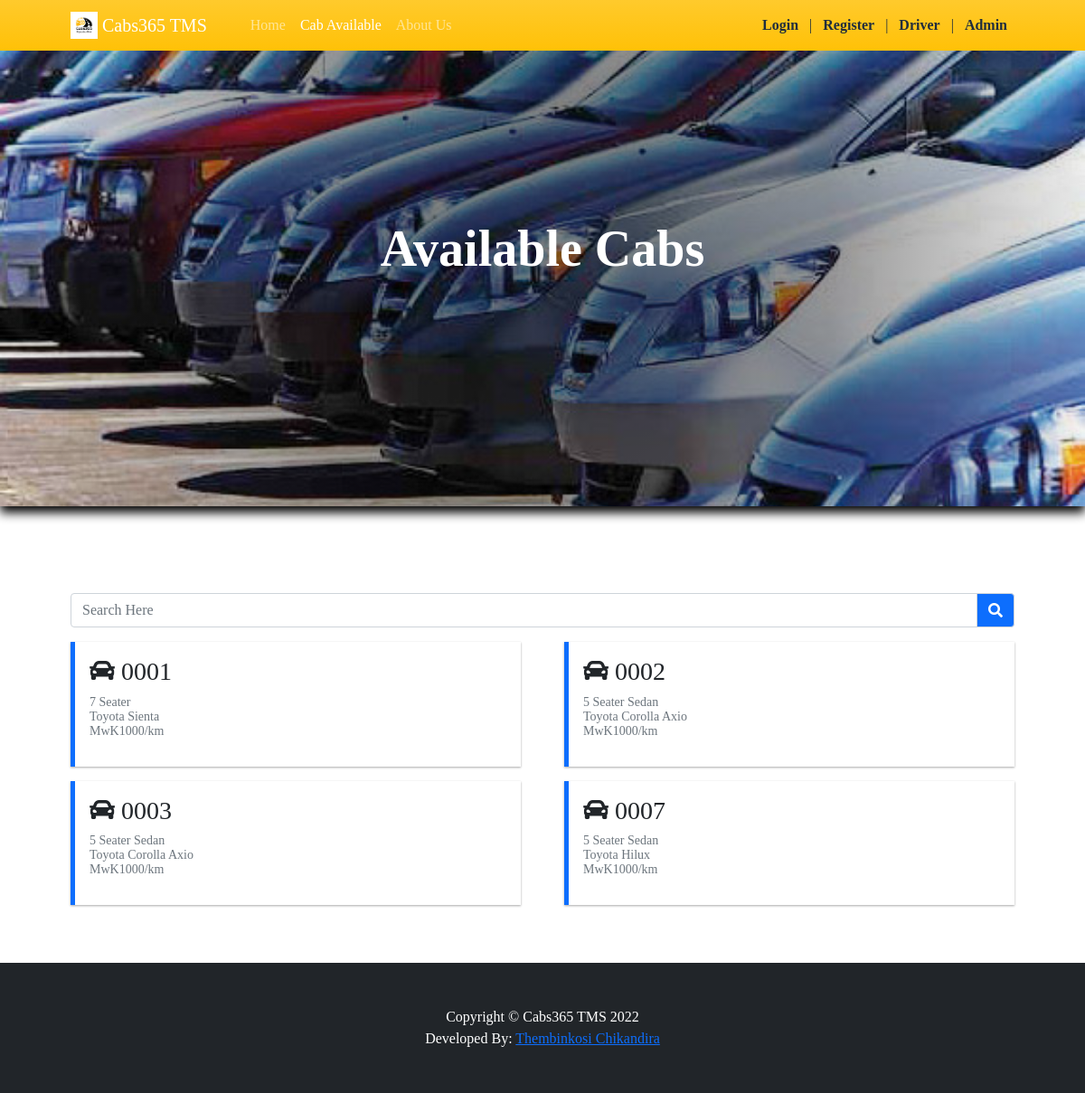
/?p=cab_available, run on the app's committed database.
### tables this page shows
CREATE TABLE `cab_list` (
  `id` int(30) NOT NULL,
  `reg_code` varchar(100) NOT NULL,
  `category_id` int(30) NOT NULL,
  `cab_reg_no` varchar(200) NOT NULL,
  `body_no` varchar(100) NOT NULL,
  `cab_model` text NOT NULL,
  `cab_driver` text NOT NULL,
  `driver_contact` text NOT NULL,
  `driver_address` text NOT NULL,
  `password` text NOT NULL,
  `image_path` text DEFAULT NULL,
  `status` tinyint(1) NOT NULL DEFAULT 1,
  `delete_flag` tinyint(1) NOT NULL DEFAULT 0,
  `date_created` datetime NOT NULL DEFAULT current_timestamp(),
  `date_updated` datetime DEFAULT NULL ON UPDATE current_timestamp(),
  `price` char(150) NOT NULL
);

CREATE TABLE `category_list` (
  `id` int(30) NOT NULL,
  `name` text NOT NULL,
  `description` text NOT NULL,
  `delete_flag` tinyint(1) NOT NULL DEFAULT 0,
  `status` tinyint(1) NOT NULL DEFAULT 1,
  `date_created` datetime NOT NULL DEFAULT current_timestamp(),
  `date_updated` datetime DEFAULT NULL ON UPDATE current_timestamp()
);

### classes/DBConnection.php (called while the page is built, shortened)
<?php
class DBConnection{
    private $host = DB_SERVER;
    private $username = DB_USERNAME;
    private $password = DB_PASSWORD;
    private $database = DB_NAME;
    public $conn;
    public function __construct(){
        if (!isset($this->conn)) {
            $this->conn = new mysqli($this->host, $this->username, $this->password, $this->database);
        }
    }
}
?>

### classes/SystemSettings.php (called while the page is built, shortened)
<?php
class SystemSettings extends DBConnection{
	function userdata($field = ''){
		if(!empty($field)){
			if(isset($_SESSION['userdata'][$field]))
				return $_SESSION['userdata'][$field];
			else
				return null;
		}else{
			return false;
		}
	}
	function info($field=''){
		if(!empty($field)){
			if(isset($_SESSION['system_info'][$field]))
				return $_SESSION['system_info'][$field];
			else
				return false;
		}else{
			return false;
		}
	}
}
$_settings = new SystemSettings();
?>

### config.php (called while the page is built, shortened)
<?php
require_once('classes/DBConnection.php');
require_once('classes/SystemSettings.php');
function validate_image($file){
    $file = explode("?",$file)[0];
	if(!empty($file)){
		if(is_file(base_app.$file)){
			return base_url.$file;
		}else{
			return base_url.'dist/img/no-image-available.png';
		}
	}else{
		return base_url.'dist/img/no-image-available.png';
	}
}
?>

### cab_available.php (the view, shortened to what this page needs)
 <header class="bg-dark py-5" id="main-header">
    <div class="container h-100 d-flex align-items-center justify-content-center w-100">
        <div class="text-center text-white w-100">
            <h1 class="display-4 fw-bolder">Available Cabs</h1>
        </div>
    </div>
</header>
<section class="py-5">
    <div class="container px-4 px-lg-5 mt-5">
        <div class="row">
            <div class="col-md-12">
                <div class="form-group">
                <div class="input-group mb-3">
                    <input type="search" id="search" class="form-control" placeholder="Search Here" aria-label="Search Here" aria-describedby="basic-addon2">
                    <div class="input-group-append">
                        <span class="input-group-text bg-primary" id="basic-addon2"><i class="fa fa-search"></i></span>
                    </div>
                </div>
                </div>
                <div class="row gx-4 gx-lg-5 row-cols-1 row-cols-sm-1 row-cols-md-2 row-cols-xl-2" id="cab_list">
                    <?php
                    $cabs = $conn->query("SELECT c.*, cc.name as category FROM `cab_list` c inner join category_list cc on c.category_id = cc.id where c.delete_flag = 0 and c.id not in (SELECT cab_id FROM `booking_list` where `status` in (0,1,2)) order by c.`reg_code`");
                    while($row= $cabs->fetch_assoc()):
                    ?>
                    <a class="col item text-decoration-none text-dark book_cab" href="javascript:void(0)" data-id="<?php echo $row['id'] ?>" data-bodyno="<?php echo $row['body_no'] ?>">
                        <div class="callout callout-primary border-primary rounded-0">
                            <dl>
                                <dt class="h3"><i class="fa fa-car"></i> <?php echo $row['body_no'] ?></dt>
                                <dd class="truncate-3 text-muted lh-1">
                                    <small><?php echo $row['category'] ?></small><br>
                                    <small><?php echo $row['cab_model'] ?></small><br>
                                    <small>MwK<?php echo $row['price'] ?></small>
                                </dd>
                            </dl>
                        </div>
                    </a>
                    <?php endwhile; ?>
                </div>
            </div>
        </div>
    </div>
</section>

### index.php (shortened to what this page needs)
<?php require_once('config.php'); ?>
<!DOCTYPE html>
<html lang="en">
<?php require_once('inc/header.php') ?>
<body>
<?php $page = isset($_GET['p']) ? $_GET['p'] : 'home';  ?>
<?php require_once('inc/topBarNav.php') ?>
<?php
    if(!file_exists($page.".php") && !is_dir($page)){
        include '404.html';
    }else{
      if(is_dir($page))
        include $page.'/index.php';
      else
        include $page.'.php';
    }
?>
<?php require_once('inc/footer.php') ?>
</body>
</html>

### inc/topBarNav.php (shortened to what this page needs)
<nav class="navbar navbar-expand-lg navbar-light bg-gradient-warning fixed-top" id="topNavBar">
            <div class="container px-4 px-lg-5 ">
                <a class="navbar-brand" href="./">
                <img src="<?php echo validate_image($_settings->info('logo')) ?>" width="30" height="30" class="d-inline-block align-top" alt="" loading="lazy">
                <?php echo $_settings->info('short_name') ?>
                </a>
                <div class="collapse navbar-collapse" id="navbarSupportedContent">
                    <ul class="navbar-nav me-auto mb-2 mb-lg-0 ms-lg-4">
                        <li class="nav-item"><a class="nav-link <?= isset($page) && $page == 'home'? "active" : '' ?>" aria-current="page" href="./">Home</a></li>
                        <li class="nav-item"><a class="nav-link <?= isset($page) && $page == 'cab_available'? "active" : '' ?>" href="./?p=cab_available">Cab Available</a></li>
                        <li class="nav-item"><a class="nav-link <?= isset($page) && $page == 'about'? "active" : '' ?>" href="./?p=about">About Us</a></li>
                    </ul>
                </div>
                <div>
                  <?php if($_settings->userdata('id') > 0 && $_settings->userdata('login_type') == 2): ?>
                    <div class="d-flex align-items-end">
                      <div class="navbar-nav nav-item dropdown">
                        <a class="nav-link dropdown-toggle" href="#" id="navbarDropdownMenuLink" role="button" data-toggle="dropdown" aria-haspopup="true" aria-expanded="false">
                          <span><img src="<?= validate_image($_settings->userdata('image_path')) ?>" alt="user_avatar" id="user_avatar" class="img-fluid img-thumbnail rounded-circle border-dark"></span> Hello, <?= $_settings->userdata('email') ?>
                        </a>
                        <div class="dropdown-menu" aria-labelledby="navbarDropdownMenuLink">
                          <a class="dropdown-item" href="./?p=booking_list">My Bookings</a>
                          <a class="dropdown-item" href="./?p=manage_account">Manage Account</a>
                          <a class="dropdown-item" href="./classes/Login.php?f=logout_client">Logout</a>
                        </div>
                      </div>
                    </div>
                  <?php else: ?>
                    <a href="./login.php" class="text-reset text-decoration-none mx-2"><b>Login</b></a> |
                    <a href="./register.php" class="text-reset text-decoration-none mx-2"><b>Register</b></a> |
                    <a href="./driver/login.php" class="text-reset text-decoration-none mx-2"><b>Driver</b></a> |
                    <a href="./admin/login.php" class="text-reset text-decoration-none mx-2"><b>Admin</b></a>
                  <?php endif; ?>
                </div>
            </div>
        </nav>

### inc/footer.php (shortened to what this page needs)
<footer class="py-5 bg-dark">
            <div class="container">
              <p class="m-0 text-center text-white">Copyright &copy; <?php echo $_settings->info('short_name') ?> 2022</p>
              <p class="m-0 text-center text-white">Developed By: <a href="thembinkosichikandira@gmail.com">Thembinkosi Chikandira</a></p>
          </div>
        </footer>

### data on the page
cab_list: body_no "0001", category.name "7 Seater", cab_model "Toyota Sienta", price "1000/km"
cab_list: body_no "0002", category.name "5 Seater Sedan", cab_model "Toyota Corolla Axio", price "1000/km"
cab_list: body_no "0003", category.name "5 Seater Sedan", cab_model "Toyota Corolla Axio", price "1000/km"
cab_list: body_no "0007", category.name "5 Seater Sedan", cab_model "Toyota Hilux", price "1000/km"

### other printed values
$_settings->info('short_name') "Cabs365 TMS"
